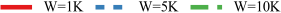

Write R code to recreate this figure.
library(grid)
library(ggplot2)
library(extrafont)
require("RColorBrewer")
require(scales)
font_import()
loadfonts()

mywidth=6
myheight=0.2
abbrev_x <- c(expression(10^0), expression(10^1),expression(10^2),expression(10^3),expression(10^4))
if(T){
    x1 <- read.table("featureDistributionLinux.data",header=TRUE)
    cairo_pdf(file="./featureDistributionLegend.pdf", width=mywidth, height=myheight)
    x1$type <- factor(x1$wsize, levels=c("1K", "5K", "10K"), labels=c("W=1K", "W=5K", "W=10K"))
    my_hist = ggplot(data=x1, aes(x=id, y=ndiff,shape=type,linetype=type, colour=type, group=type), log="x") +
    geom_line(size=1.5)  +
    scale_colour_brewer(palette = "Set1")+
    coord_cartesian(ylim=c(0.00212, 0.045), xlim=c(1.53,8500)) +
    scale_x_continuous(trans='log10', breaks=trans_breaks("log10", function(x) 10^x),
    labels=trans_format("log10", math_format(10^.x))) +
    scale_y_continuous(breaks=c(0.000,0.02,0.04), labels=c("0","0.02","0.04")) +
    ylab("标准化差值") +
    xlab("窗口") +
    theme_bw() +
    theme(        panel.grid.major=element_blank(), panel.grid.minor=element_blank(),
	    panel.background=element_blank(), 
	    # panel.border=element_rect(size=0.5),
	    panel.border = element_blank(),
        legend.title = element_blank(),
        legend.key.size=unit(0.3, "cm"),
        legend.key.width=unit(1,"cm"),
        legend.text=element_text(size=10.5,family="Times New Roman"),
        # legend.position=c(0.35,1.1),
        legend.direction="horizontal",
        legend.margin = margin(t = 0, unit='cm'),
        plot.margin=unit(c(0,0,0,0), "cm")
    ) +guides(shape=guide_legend(nrow=2))
    g_legend <- function(a.gplot){
    tmp <- ggplot_gtable(ggplot_build(a.gplot))
    leg <- which(sapply(tmp$grobs, function(x) x$name) == "guide-box")
    legend <- tmp$grobs[[leg]]
    return(legend)}
    legend <- g_legend(my_hist)
    # or use cowplot package
    # legend <- cowplot::get_legend(my_hist)
    grid.newpage()
    grid.draw(legend)
}
